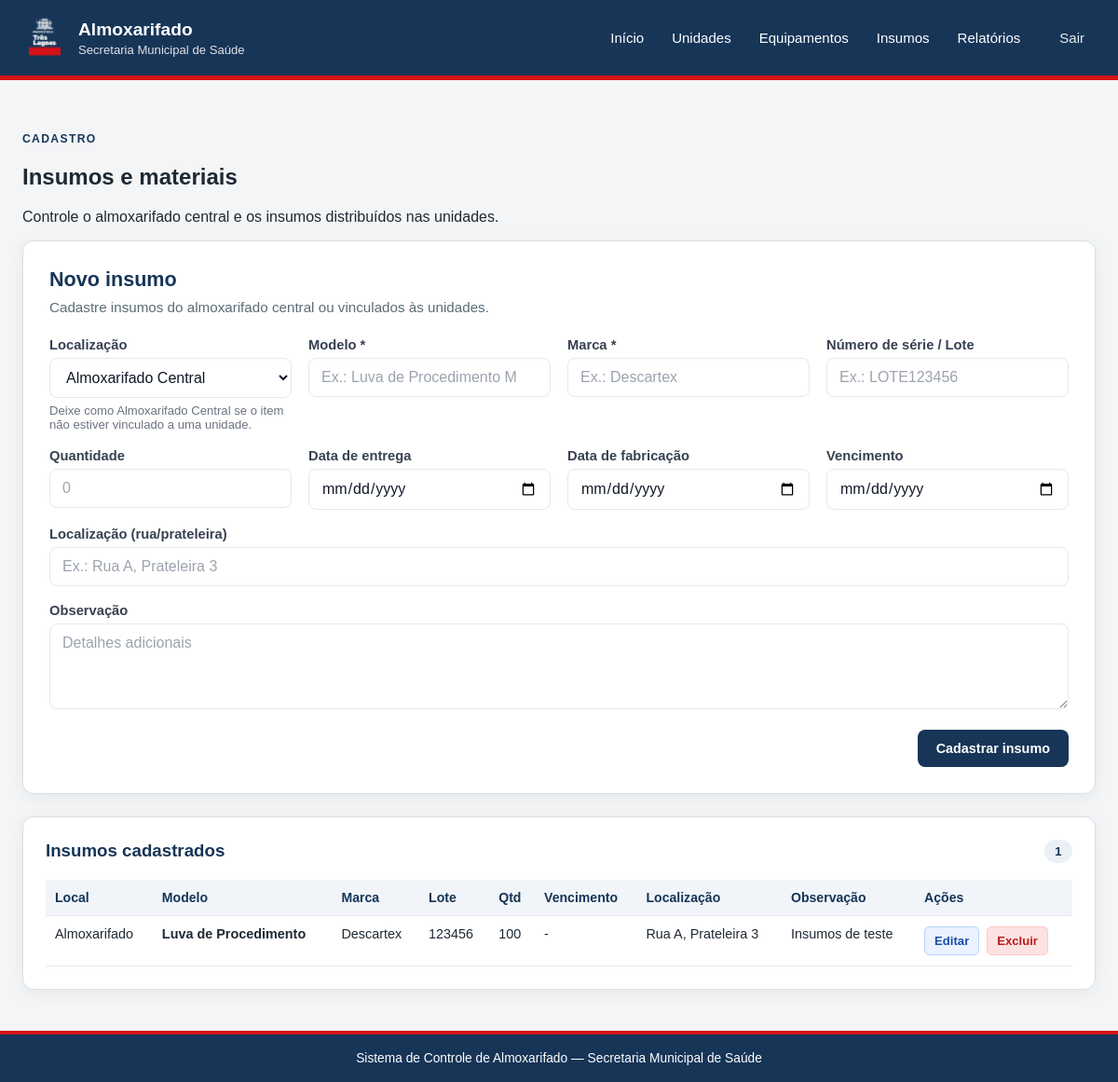
The app's page /insumos (signed in), older data.
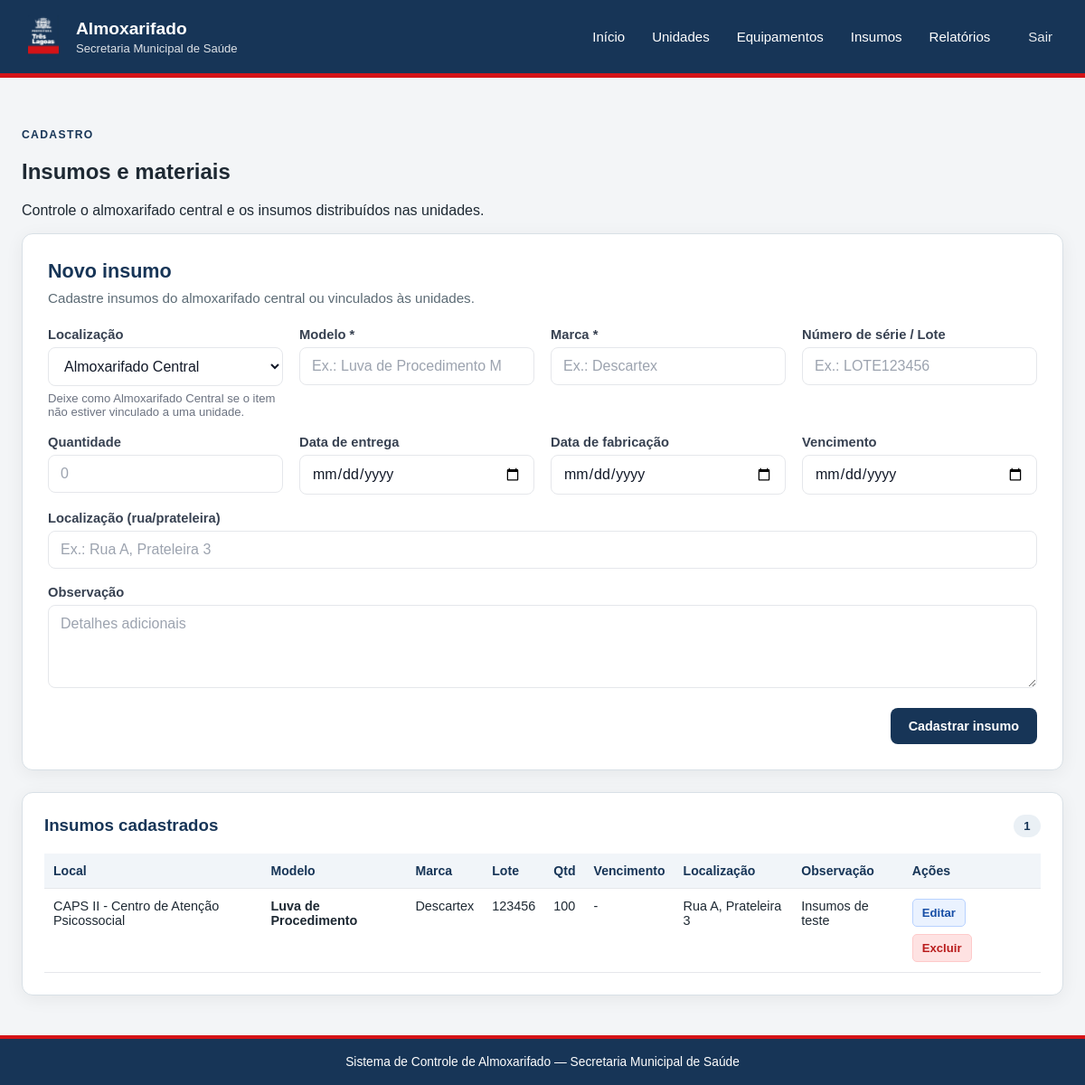
The same page, newer data.
### tables this page shows
CREATE TABLE insumos (
    id_insumo INTEGER PRIMARY KEY AUTOINCREMENT,
    id_unidade INTEGER,
    modelo TEXT,
    marca TEXT,
    numero_serie TEXT,
    quantidade INTEGER DEFAULT 0,
    data_entrega DATE,
    data_fabricacao DATE,
    vencimento DATE,
    localizacao TEXT,
    observacao TEXT,
    FOREIGN KEY (id_unidade) REFERENCES unidades(id_unidade)
);

CREATE TABLE unidades (
    id_unidade INTEGER PRIMARY KEY AUTOINCREMENT,
    codigo TEXT NOT NULL UNIQUE,
    nome TEXT NOT NULL,
    tipo TEXT,
    endereco TEXT,
    ativo BOOLEAN DEFAULT 1
, grupo_rede TEXT, tipo_unidade TEXT);

### app.py (the view, shortened to what this page needs)
@app.route("/insumos", methods=["GET", "POST"])
@login_required
def insumos():
    busca = request.args.get("busca", "").strip()
    filtro_unidade = request.args.get("id_unidade", "").strip()
    filtro_vencimento = request.args.get("vencimento", "").strip()
    consulta = """
        SELECT
            i.*,
            u.nome AS nome_unidade,
            u.codigo AS codigo_unidade,
            CASE
                WHEN i.vencimento IS NULL OR i.vencimento = '' THEN 'sem_vencimento'
                WHEN date(i.vencimento) < date('now') THEN 'vencido'
                WHEN date(i.vencimento) <= date('now', '+30 days') THEN 'proximo_vencimento'
                ELSE 'valido'
            END AS status_vencimento
        FROM insumos i
        LEFT JOIN unidades u ON i.id_unidade = u.id_unidade
        WHERE 1 = 1
    """
    parametros = []
    if filtro_unidade == "almoxarifado":
        consulta += " AND i.id_unidade IS NULL"
    elif filtro_unidade:
        try:
            consulta += " AND i.id_unidade = ?"
            parametros.append(int(filtro_unidade))
        except ValueError:
            pass
    if filtro_vencimento == "vencido":
        consulta += """
            AND i.vencimento IS NOT NULL
            AND i.vencimento <> ''
            AND date(i.vencimento) < date('now')
        """
    consulta += """
        ORDER BY
            CASE
                WHEN i.vencimento IS NULL OR i.vencimento = '' THEN 2
                ELSE 1
            END,
            date(i.vencimento),
            i.modelo,
            i.marca
    """
    with get_db_connection() as conn:
        lista_insumos = conn.execute(
            consulta,
            parametros,
        ).fetchall()
        lista_unidades = conn.execute(
            """
            SELECT id_unidade, codigo, nome
            FROM unidades
            ORDER BY nome
            """
        ).fetchall()
    return render_template(
        "insumos.html",
        insumos=lista_insumos,
        unidades=lista_unidades,
        busca=busca,
        filtro_unidade=filtro_unidade,
        filtro_vencimento=filtro_vencimento,
    )

### app.py (called while the page is built)
def login_required(f):
    @wraps(f)
    def decorated_function(*args, **kwargs):
        if not session.get("logged_in"):
            flash("Você precisa fazer login para acessar esta página.", "erro")
            return redirect(url_for("login", next=request.url))
        return f(*args, **kwargs)
    return decorated_function

def get_db_connection():
    conn = sqlite3.connect(DATABASE)
    conn.row_factory = sqlite3.Row
    conn.execute("PRAGMA foreign_keys = ON")
    return conn

### templates/insumos.html (shortened to what the changed rows need)
{% extends "base.html" %}
{% block content %}
<section class="cabecalho-pagina">
    <div>
        <h2>Insumos e materiais</h2>
    </div>
</section>
<section class="grid-insumos">
    <article class="painel">
        {% if insumos %}
            <div class="tabela-responsiva">
                <table>
                    <thead>
                        <tr>
                            <th>Local</th>
                            <th>Modelo</th>
                            <th>Marca</th>
                            <th>Lote</th>
                            <th>Qtd</th>
                            <th>Vencimento</th>
                            <th>Localização</th>
                            <th>Observação</th>
                            <th>Ações</th>
                        </tr>
                    </thead>
                    <tbody>
                        {% for insumo in insumos %}
                            <tr>
                                <td>{{ insumo['nome_unidade'] or 'Almoxarifado' }}</td>
                                <td><strong>{{ insumo['modelo'] }}</strong></td>
                                <td>{{ insumo['marca'] }}</td>
                                <td>{{ insumo['numero_serie'] or '-' }}</td>
                                <td>{{ insumo['quantidade'] }}</td>
                                <td>
                                    {% if insumo['vencimento'] %}
                                        <span class="status-vencimento {% if insumo['status_vencimento'] == 'vencido' %}status-vencido{% elif insumo['status_vencimento'] == 'proximo_vencimento' %}status-proximo{% else %}status-valido{% endif %}">
                                            {{ insumo['vencimento'] }}
                                        </span>
                                    {% else %}
                                        -
                                    {% endif %}
                                </td>
                                <td>{{ insumo['localizacao'] or '-' }}</td>
                                <td>{{ insumo['observacao'] or '-' }}</td>
                                <td class="acoes-tabela">
                                    <a
                                        class="botao botao--editar"
                                        href="{{ url_for('editar_insumo', id_insumo=insumo['id_insumo']) }}"
                                    >
                                        Editar
                                    </a>
                                    <form
                                        method="post"
                                        action="{{ url_for('excluir_insumo', id_insumo=insumo['id_insumo']) }}"
                                        class="form-excluir"
                                        onsubmit="return confirm('Excluir este insumo? Esta ação não pode ser desfeita.');"
                                    >
                                        <button class="botao botao--excluir" type="submit">
                                            Excluir
                                        </button>
                                    </form>
                                </td>
                            </tr>
                        {% endfor %}
                    </tbody>
                </table>
            </div>
        {% else %}
            <p class="estado-vazio">
                Nenhum insumo cadastrado. Use o formulário ao lado para iniciar.
            </p>
        {% endif %}
    </article>
</section>
{% endblock %}

Row changes from the older to the newer data that the page shows:
changed insumos "Luva de Procedimento": nome "Almoxarifado" → "CAPS II - Centro de Atenção Psicossocial"
